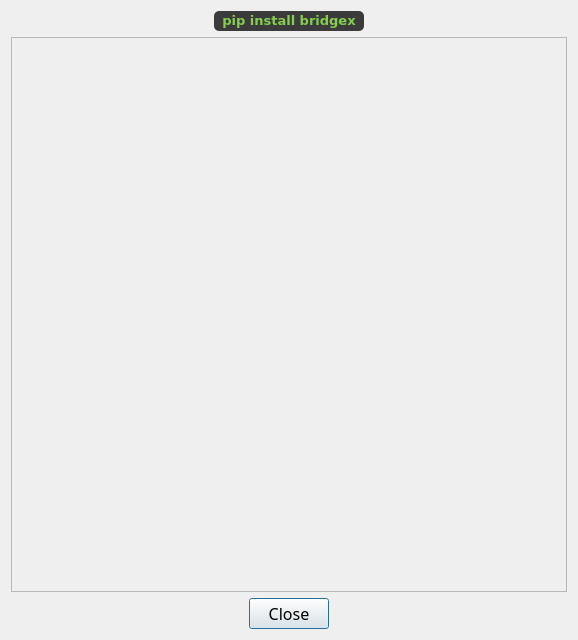
<?xml version="1.0" encoding="UTF-8"?>
<ui version="4.0">
 <author>Tutos Rive</author>
 <class>about_dialog</class>
 <widget class="QDialog" name="about_dialog">
  <property name="geometry">
   <rect>
    <x>0</x>
    <y>0</y>
    <width>578</width>
    <height>640</height>
   </rect>
  </property>
  <property name="minimumSize">
   <size>
    <width>578</width>
    <height>640</height>
   </size>
  </property>
  <property name="maximumSize">
   <size>
    <width>578</width>
    <height>640</height>
   </size>
  </property>
  <property name="font">
   <font>
    <family>Gabriola</family>
    <pointsize>20</pointsize>
   </font>
  </property>
  <property name="windowTitle">
   <string>About</string>
  </property>
  <property name="locale">
   <locale language="English" country="UnitedKingdom"/>
  </property>
  <property name="modal">
   <bool>true</bool>
  </property>
  <layout class="QGridLayout" name="gridLayout">
   <item row="4" column="0">
    <widget class="QDialogButtonBox" name="close_button">
     <property name="font">
      <font>
       <family>Gabriola</family>
       <pointsize>12</pointsize>
      </font>
     </property>
     <property name="orientation">
      <enum>Qt::Orientation::Horizontal</enum>
     </property>
     <property name="standardButtons">
      <set>QDialogButtonBox::StandardButton::Close</set>
     </property>
     <property name="centerButtons">
      <bool>true</bool>
     </property>
    </widget>
   </item>
   <item row="1" column="0">
    <layout class="QGridLayout" name="container_label_about">
     <property name="topMargin">
      <number>0</number>
     </property>
     <item row="0" column="0">
      <widget class="QLabel" name="about_label">
       <property name="minimumSize">
        <size>
         <width>0</width>
         <height>20</height>
        </size>
       </property>
       <property name="maximumSize">
        <size>
         <width>150</width>
         <height>40</height>
        </size>
       </property>
       <property name="font">
        <font>
         <family>Gabriola</family>
         <pointsize>10</pointsize>
         <italic>false</italic>
         <bold>true</bold>
         <underline>false</underline>
         <strikeout>false</strikeout>
         <kerning>true</kerning>
        </font>
       </property>
       <property name="styleSheet">
        <string notr="true">background-color: rgb(59, 59, 59);
color: #84CD4F;
border-radius: 5px;</string>
       </property>
       <property name="locale">
        <locale language="English" country="UnitedKingdom"/>
       </property>
       <property name="text">
        <string notr="true">&lt;code&gt;pip install bridgex&lt;/code&gt;</string>
       </property>
       <property name="textFormat">
        <enum>Qt::TextFormat::RichText</enum>
       </property>
       <property name="scaledContents">
        <bool>false</bool>
       </property>
       <property name="alignment">
        <set>Qt::AlignmentFlag::AlignCenter</set>
       </property>
       <property name="textInteractionFlags">
        <set>Qt::TextInteractionFlag::TextSelectableByKeyboard|Qt::TextInteractionFlag::TextSelectableByMouse</set>
       </property>
      </widget>
     </item>
    </layout>
   </item>
   <item row="3" column="0">
    <widget class="QScrollArea" name="container_scroll_about">
     <property name="widgetResizable">
      <bool>true</bool>
     </property>
     <widget class="QWidget" name="container_about_text">
      <property name="geometry">
       <rect>
        <x>0</x>
        <y>0</y>
        <width>558</width>
        <height>562</height>
       </rect>
      </property>
      <layout class="QFormLayout" name="formLayout">
       <item row="0" column="0" colspan="2">
        <widget class="QLabel" name="text_about">
         <property name="maximumSize">
          <size>
           <width>540</width>
           <height>16777215</height>
          </size>
         </property>
         <property name="locale">
          <locale language="English" country="UnitedKingdom"/>
         </property>
         <property name="textFormat">
          <enum>Qt::TextFormat::RichText</enum>
         </property>
         <property name="wordWrap">
          <bool>true</bool>
         </property>
         <property name="openExternalLinks">
          <bool>true</bool>
         </property>
         <property name="textInteractionFlags">
          <set>Qt::TextInteractionFlag::LinksAccessibleByKeyboard|Qt::TextInteractionFlag::LinksAccessibleByMouse</set>
         </property>
        </widget>
       </item>
      </layout>
     </widget>
    </widget>
   </item>
  </layout>
 </widget>
 <resources/>
 <connections>
  <connection>
   <sender>close_button</sender>
   <signal>accepted()</signal>
   <receiver>about_dialog</receiver>
   <slot>accept()</slot>
   <hints>
    <hint type="sourcelabel">
     <x>248</x>
     <y>254</y>
    </hint>
    <hint type="destinationlabel">
     <x>157</x>
     <y>274</y>
    </hint>
   </hints>
  </connection>
  <connection>
   <sender>close_button</sender>
   <signal>rejected()</signal>
   <receiver>about_dialog</receiver>
   <slot>reject()</slot>
   <hints>
    <hint type="sourcelabel">
     <x>316</x>
     <y>260</y>
    </hint>
    <hint type="destinationlabel">
     <x>286</x>
     <y>274</y>
    </hint>
   </hints>
  </connection>
 </connections>
</ui>
